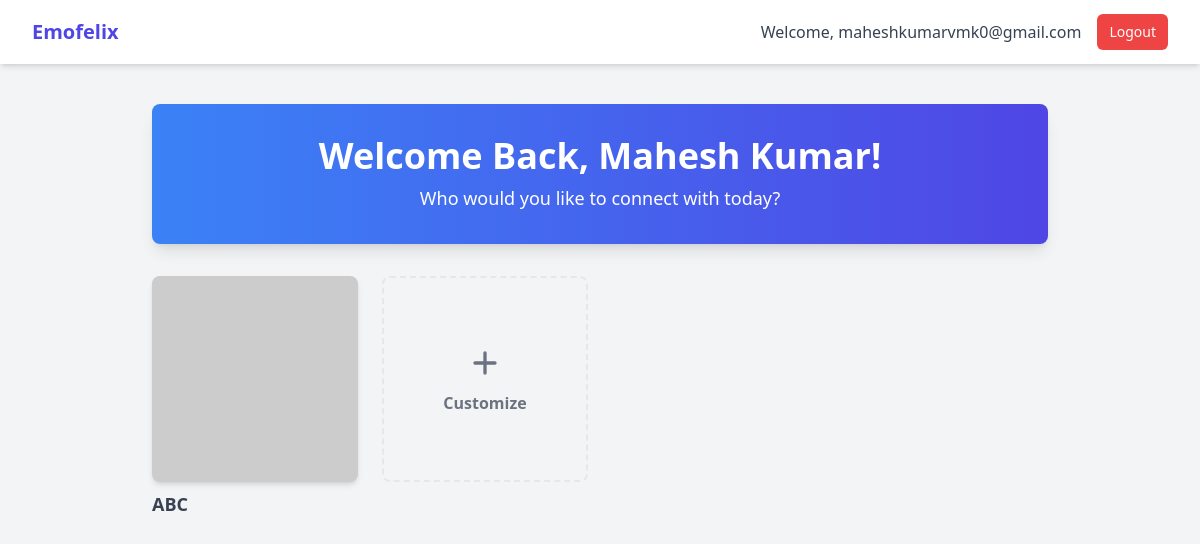
The app's page / (signed in), older data.
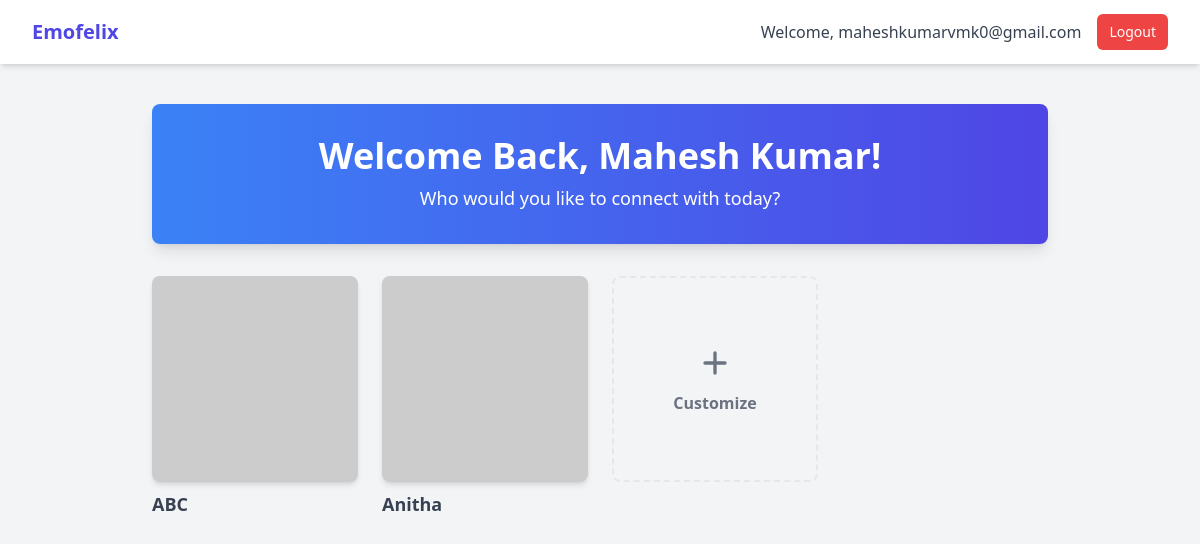
The same page, newer data.
### mainapp/models.py (models this page shows, shortened)
class Relation(models.Model):
    user = models.ForeignKey(CustomUser, on_delete=models.CASCADE, related_name="relations")
    name = models.CharField(max_length=100)
    relation_type = models.CharField(max_length=50)  # e.g. "Mother", "Friend"
    emotion_model = models.CharField(max_length=100)
    voice_model = models.CharField(max_length=100)

### mainapp/views.py (the view)
# urls.py: 2. Add a URL to urlpatterns:  path('', views.home, name='home')
@login_required
def home(request):
    relations = Relation.objects.filter(user=request.user)
    return render(request, 'mainapp/dashboard.html', {'relations': relations})

### mainapp/templates/mainapp/dashboard.html (shortened to what this page needs)
{% extends 'base.html' %}
{% block content %}
<div class="max-w-4xl mx-auto">
    <div class="bg-gradient-to-r from-blue-500 to-indigo-600 p-8 rounded-lg shadow-lg text-white text-center mb-8">
        <h1 class="text-4xl font-bold mb-2">Welcome Back, {{ request.user.first_name|default:request.user.username }}!</h1>
        <p class="text-lg">Who would you like to connect with today?</p>
    </div>
    <div class="grid grid-cols-2 md:grid-cols-3 lg:grid-cols-4 gap-6">
        {% for relation in relations %}
        <a href="{% url 'customize-call' relation.id %}" class="block group">
            <div class="aspect-square bg-gray-200 rounded-lg overflow-hidden shadow-md transition-transform group-hover:scale-105">
                <img src="https://placehold.co/300x300/EFEFEF/333333?text={{ relation.name|slice:':1' }}" alt="{{ relation.name }}" class="w-full h-full object-cover">
            </div>
            <p class="mt-2 text-lg font-semibold text-gray-700">{{ relation.name }}</p>
        </a>
        {% endfor %}
        <a href="{% url 'relation-list' %}" class="block group">
             <div class="aspect-square bg-gray-100 border-2 border-dashed rounded-lg flex items-center justify-center flex-col text-gray-500 transition group-hover:bg-gray-200 group-hover:border-indigo-500">
                <svg xmlns="http://www.w3.org/2000/svg" class="h-10 w-10 mb-2" fill="none" viewBox="0 0 24 24" stroke="currentColor"><path stroke-linecap="round" stroke-linejoin="round" stroke-width="2" d="M12 6v6m0 0v6m0-6h6m-6 0H6" /></svg>
                <span class="font-semibold">Customize</span>
            </div>
        </a>
    </div>
</div>
{% endblock %}

Row changes from the older to the newer data that the page shows:
added Relation: name "Anitha"
